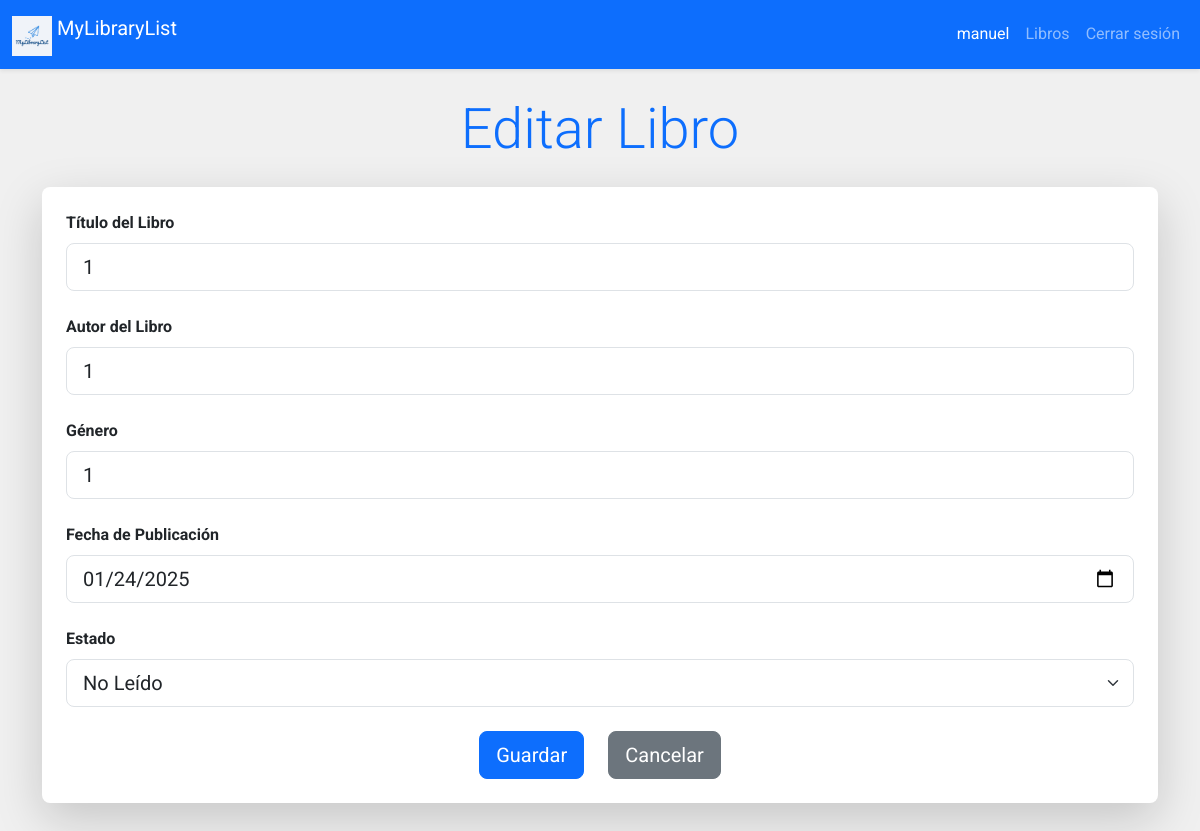
/library/update/8 (signed in), run on the app's committed database.
### app/models.py (models this page shows, shortened)
class User(db.Model):
    id = db.Column(db.Integer, primary_key=True)
    username = db.Column(db.String(20), unique=True, nullable=False)
    password = db.Column(db.Text, nullable=False)

class Libro(db.Model):
    id = db.Column(db.Integer, primary_key=True)
    created_by = db.Column(db.Integer, db.ForeignKey('user.id'), nullable=False)
    title = db.Column(db.String(100), nullable=False)
    author = db.Column(db.String(100), nullable=False)
    genre = db.Column(db.String(50), nullable=False)
    published_date = db.Column(db.Date, nullable=False)
    state = db.Column(db.Boolean, default = False)

### app/library.py (the view, shortened to what this page needs)
@bp.route('/update/<int:id>', methods=('GET', 'POST'))
@login_required
def update(id):
    libro = get_libro(id)
    return render_template('library/update.html', libro = libro)

### app/auth.py (called while the page is built)
@bp.before_app_request
def load_logged_in_user():
    user_id = session.get('user_id')
    if user_id is None:
        g.user = None
    else:
        g.user = User.query.get_or_404(user_id)

def login_required(view):
    @functools.wraps(view)
    def wrapped_view(**kwargs):
        if g.user is None:
            return redirect(url_for('auth.login'))
        return view(**kwargs)
    return wrapped_view

### app/library.py (called while the page is built)
def get_libro(id):
    libro = Libro.query.get_or_404(id)
    return libro

### app/templates/library/update.html (shortened to what this page needs)
{% extends 'base.html' %}
{% block content %}
<section class="container my-5">
  <h3 class="text-center display-4 text-primary mb-4">{% block title %} Editar Libro {% endblock title %}</h3>
  <div class="card shadow-lg border-0 rounded-3">
    <div class="card-body">
      <form action="{{ url_for('library.update', id=libro.id) }}" method="post">
        <div class="mb-4">
          <label for="title" class="form-label"><strong>Título del Libro</strong></label>
          <input type="text" class="form-control form-control-lg" id="title" name="title" placeholder="Introduce el título del libro" required value="{{ libro.title }}">
        </div>
        <div class="mb-4">
          <label for="author" class="form-label"><strong>Autor del Libro</strong></label>
          <input type="text" class="form-control form-control-lg" id="author" name="author" placeholder="Introduce el nombre del autor" required value="{{ libro.author }}">
        </div>
        <div class="mb-4">
          <label for="genre" class="form-label"><strong>Género</strong></label>
          <input type="text" class="form-control form-control-lg" id="genre" name="genre" placeholder="Introduce el género del libro" required value="{{ libro.genre }}">
        </div>
        <div class="mb-4">
          <label for="published_date" class="form-label"><strong>Fecha de Publicación</strong></label>
          <input type="date" class="form-control form-control-lg" id="published_date" name="published_date" required value="{{ libro.published_date }}">
        </div>
        <div class="mb-4">
          <label for="state" class="form-label"><strong>Estado</strong></label>
          <select class="form-select form-select-lg" id="state" name="state">
            <option value="false" {% if not libro.state %}selected{% endif %}>No Leído</option>
          </select>
        </div>
        <div class="d-flex justify-content-center gap-4">
          <button type="submit" class="btn btn-primary btn-lg">
             Guardar
          </button>
          <a href="{{ url_for('library.index') }}" class="btn btn-secondary btn-lg">
             Cancelar
          </a>
        </div>
      </form>
    </div>
  </div>
</section>
{% endblock content %}

### app/templates/base.html (shortened to what this page needs)
<!DOCTYPE html>
<html lang="es">
  <head>
    <link
      href="https://cdn.jsdelivr.net/npm/bootstrap@5.3.3/dist/css/bootstrap.min.css"
      rel="stylesheet"
    />
    <link href="{{ url_for('static', filename='css/style.css') }}" rel="stylesheet">
    <link rel="stylesheet" href="https://cdnjs.cloudflare.com/ajax/libs/animate.css/4.1.1/animate.min.css"/>
  </head>
  <body data-bs-spy="scroll" data-bs-target="#navbarNav" data-bs-offset="50">
    <nav class="navbar navbar-expand-lg navbar-dark bg-primary shadow-sm fixed-top">
      <div class="container-fluid">
        <a class="navbar-brand" href="{{ url_for('index') }}">
          <img src="{{ url_for('static', filename='img/logo.png') }}" alt="Logo" width="40" class="d-inline-block align-text-top">
          MyLibraryList
        </a>
        <div class="collapse navbar-collapse" id="navbarNav">
          <ul class="navbar-nav ms-auto">
            {% if g.user %}
              <li class="nav-item">
                <span class="nav-link active">{{ g.user.username }}</span>
              </li>
              <li class="nav-item">
                <a class="nav-link" href="{{ url_for('library.index') }}">Libros</a>
              </li>
              <li class="nav-item">
                <a class="nav-link" href="{{ url_for('auth.logout') }}">Cerrar sesión</a>
              </li>
            {% endif %}
          </ul>
        </div>
      </div>
    </nav>
     <br>
     <br>
    {% block content %} {% endblock %}
  </body>
</html>

### app/static/css/style.css (style rules this page uses)
body { background-color: #f0f0f0; font-family: 'Roboto', sans-serif; }
.card { border-radius: 10px; box-shadow: 0 4px 12px rgba(0, 0, 0, 0.1); }
.card-body { padding: 1.5rem; }
.btn-primary { transition: transform 0.3s ease; }
.card { transition: transform 0.3s ease, box-shadow 0.3s ease; }

### data on the page
User: user.username "manuel"
Libro: title "1", author "1", genre "1", published_date "01/24/2025", state "No Leído"
